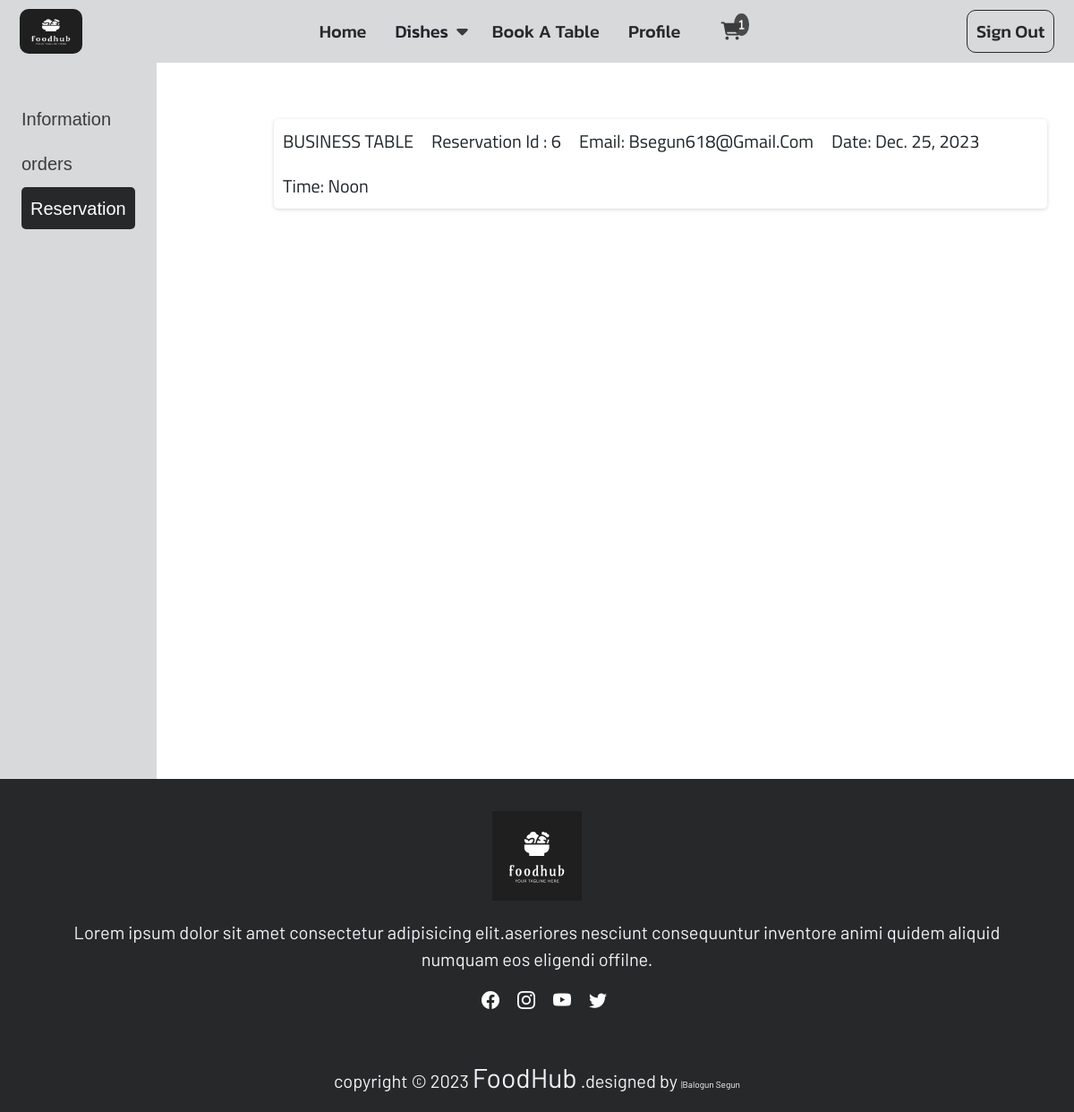
Page /reservation (signed in) on the committed database.
### food_app/models.py (models this page shows, shortened)
class Book_Table(models.Model):
    user = models.ForeignKey(User, on_delete=models.CASCADE, default="")
    name = models.CharField(max_length=50)
    email = models.EmailField(max_length=50)
    date = models.DateField()
    time = models.TimeField()
    table = models.CharField(max_length=20, choices=[                                  ("REGULAR TABLE", "REGULAR TABLE"),
    ("FAMILY TABLE","FAMILY TABLE"),
    ("BUSINESS TABLE", "BUSINESS TABLE"),
    ], default='REGULAR TABLE')

### food_app/views.py (the view)
# urls.py: path('reservation', views.reservation, name="reservation"),
@login_required
def reservation(request):
    user = request.user
    if user.is_superuser:
        book = Book_Table.objects.all().order_by('-id')
    else:
        book = Book_Table.objects.filter(user=user).order_by('-id')
    return render(request, 'profile/reservation.html', {"book": book})

### food_app/context_processors.py (called while the page is built)
def site_settings(request):
    today = datetime.date.today()
    year = today.year
    category = Category.objects.all()
    return {'category': category, 'year': year}

def order_item_count(request):
    if request.user.is_authenticated:
        cart = request.user.cart
        cart_items = CartItem.objects.filter(cart=cart)
        return {'order_item_count': cart_items.count()}
    return {'order_item_count': 0}

### templates/profile/reservation.html
{% extends 'base.html' %}
{% load humanize %}
{% block content %}
  	<div class="profile">
    	{% include 'profile/profile_link.html' %}
		<div class="profile-order">
			<div>
				{% for book in book  %}
				<div class="each-order-reservation">
					<p>{{book.table}}</p>
					<p>reservation id : {{book.id}}</p>
					<p>email: {{book.email}}</p>
					<p>date: {{book.date}}</p>
					<p>time: {{book.time}}</p>
				</div>
			{% endfor %}
			</div>
		</div>
  	</div>
{% endblock content %}

### static/css/main.css (style rules this page uses)
* { margin: 0%; padding: 0%; border-spacing: 0%; }
html, body { margin:0; height:100%; }
.profile { display: grid; grid-template-columns: 20% 75%; gap: 4%; flex-wrap: wrap; }
.profile-info, .profile-order { display: flex; gap: 50px; flex-wrap: wrap; padding: 7% 2%; height: fit-content; max-height: 100vh; overflow-x: auto; overflow-y: auto; }
.each-order-details-opt, .each-order-reservation { display: flex; gap: 20px; flex-wrap: wrap; }
.each-order-reservation { box-shadow: rgba(0, 0, 0, 0.16) 0px 1px 4px; margin-bottom: 2%; padding: 10px; border-radius: 5px; }
.each-order-reservation p { margin-bottom: 0; font-family: 'Titillium Web', sans-serif; text-transform: capitalize; font-size: 20px; }

### rows in the picture
Book_Table: table "BUSINESS TABLE", id "6", email "Bsegun618@gmail.com", date "Dec. 25, 2023", time "Noon"
